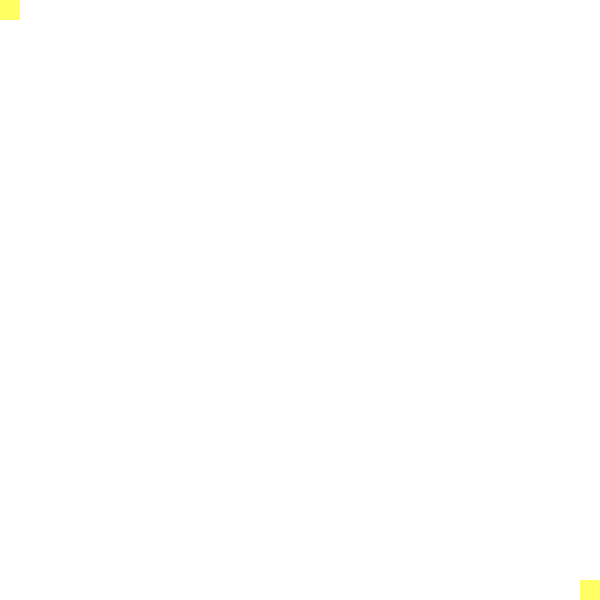
Frame 1 (no input)
Frame 60 (no input): identical to frame 1, image omitted
Frame 120 (the mouse pressed at the canvas centre since frame 60): identical to frame 1, image omitted

The p5.js sketch that drew this single still picture (run headless with seeded random() and noise() and a simulated clock; from frame 60 on, the mouse is pressed at the canvas centre):

// p5.js sketch
// ── sketch.js
//This code is subject to Copyright (c) 

let grid = [];
let inter;
let cols;
let rows;
let w = 20;
let side = 600;
let openSet = [];
let closedSet = [];
let start;
let end;
let path = [];
let d = false;
let a = true;
let index = 0;
let started = false;

function setup() {
    //perfect square!!
    createCanvas(side, side);
    cols = floor(width / w);
    rows = cols;

    for (let i = 0; i < cols; i++) {
        grid.push(new Array());
    }

    for (let j = 0; j < cols; j++) {
        for (let i = 0; i < rows; i++) {
            grid[i][j] = new Cell(i, j);
        }
    }

    for (let j = 0; j < cols; j++) {
        for (let i = 0; i < rows; i++) {
            grid[i][j].checkNeighbors();
        }
    }

    start = grid[0][0];
    openSet.push(start);
    end = grid[cols - 1][rows - 1];

    start.block = false;
    end.block = false;
}

function draw() {
    background(255);

    for (let j = 0; j < cols; j++) {
        for (let i = 0; i < rows; i++) {
            grid[i][j].show(color(255));
        }
    }

    for (let j = 0; j < cols; j++) {
        for (let i = 0; i < rows; i++) {
            grid[i][j].update();
        }
    }

    for (let i = 0; i < openSet.length; i++) {
        openSet[i].show(color(153, 51, 255));
    }

    for (let i = 0; i < closedSet.length; i++) {
        closedSet[i].show(color(51, 204, 255));
    }

    end.show(color(255, 0, 0));

    if (d) {
        if (openSet.length !== 0) {
            let l = 0;
            for (let i = 0; i < openSet.length; i++) {
                if (openSet[i].f < openSet[l].f) {
                    l = i;
                }
            }

            let current = openSet[l];

            if (current === end) {
                console.log("complete");
                path = [];
                let previous = current;
                path.push(previous);
                while (previous.cameFrom) {
                    path.push(previous.cameFrom);
                    previous = previous.cameFrom;
                }
                constr();
                noLoop();
            }

            openSet.splice(l, 1);
            closedSet.push(current);

            for (let neighbor of current.nearby) {
                if (!closedSet.includes(neighbor) && !neighbor.block) {
                    let tempG = current.g + 1;

                    if (openSet.includes(neighbor)) {
                        if (tempG < neighbor.g) {
                            neighbor.g = tempG;
                        }
                    } else {
                        neighbor.g = tempG;
                        openSet.push(neighbor);
                        neighbor.a = neighbor.i * w + 10;
                        neighbor.b = neighbor.j * w + 10;
                        neighbor.c = w - 20;
                    }

                    neighbor.h = heuristic(neighbor, end);
                    neighbor.f = neighbor.h + neighbor.g;
                    neighbor.cameFrom = current;
                }
            }
        } else {
            noLoop();
            console.log("no optimal path was found");
            alert("No optimal path was found...")
        }
    }


    start.show(color(255, 255, 100));
    end.show(color(255, 255, 100));

    start.block = false;
    end.block = false;
};

function keyPressed() {
    if (keyCode === 68) {
        d = !d;
        started = true;
    }
    if (keyCode === 65) {
        a = !a;
    }
    if (keyCode === 67) {
        clearBoard();
        started = false;
    }
    if (keyCode === 82) {
        randomGen();
    }
}

function mousePressed() {
    for (let j = 0; j < cols; j++) {
        for (let i = 0; i < rows; i++) {
            let x = grid[i][j].i * w;
            let y = grid[i][j].j * w;
            if (mouseX > x && mouseX < x + w && mouseY > y && mouseY < y + w) {
                if (!d && !openSet.includes(grid[i][j]) && !closedSet.includes(grid[i][j])) {
                    if (a) {
                        if (!grid[i][j].block) {
                            grid[i][j].x = grid[i][j].i * w + 10;
                            grid[i][j].y = grid[i][j].j * w + 10;
                            grid[i][j].w = w - 20;
                        }
                        grid[i][j].block = true;
                    } else {
                        grid[i][j].block = false;
                    }
                }
            }
        }
    }
}

function mouseDragged() {
    for (let j = 0; j < cols; j++) {
        for (let i = 0; i < rows; i++) {
            let x = grid[i][j].i * w;
            let y = grid[i][j].j * w;
            if (mouseX > x && mouseX < x + w && mouseY > y && mouseY < y + w) {
                if (!d && !openSet.includes(grid[i][j]) && !closedSet.includes(grid[i][j])) {
                    if (a) {
                        if (!grid[i][j].block) {
                            grid[i][j].x = grid[i][j].i * w + 10;
                            grid[i][j].y = grid[i][j].j * w + 10;
                            grid[i][j].w = w - 20;
                        }
                        grid[i][j].block = true;
                    } else {
                        grid[i][j].block = false;
                    }
                }
            }
        }
    }
}

function heuristic(a, b) {
    return (abs(a.i - b.i) + abs(a.j - b.j));
}

function reconstruct() {
    for (let i = 0; i < index; i++) {
        path[i].show(color(255, 255, 100));
    }

    index = min(index + 1, path.length);
}

function constr() {
    inter = setInterval(reconstruct, 10);
}

function clearBoard() {
    for (let j = 0; j < cols; j++) {
        for (let i = 0; i < rows; i++) {
            grid[i][j].block = false;
        }
    }
    start.show(color(255, 255, 100));
    end.show(color(255, 255, 100));
    d = false;
    index = 0;

    if (inter) {
        clearInterval(inter);
    }

    openSet = [start];
    closedSet = [];
    loop();
}

function randomGen() {
    for (let j = 0; j < cols; j++) {
        for (let i = 0; i < rows; i++) {
            if (!openSet.includes(grid[i][j]) && !closedSet.includes(grid[i][j])) {
                if (closedSet.length <= 1 && !d) {
                    grid[i][j].block = (random() < 0.3) ? true : false;
                }
                if (grid[i][j].block) {
                    grid[i][j].x = grid[i][j].i * w + 10;
                    grid[i][j].y = grid[i][j].j * w + 10;
                    grid[i][j].w = w - 20;
                }
            }
        }
    }
}
// ── cell.js
class Cell {
    constructor(i, j) {
        this.i = i;
        this.j = j; 
        this.f = 0;
        this.h = 0;
        this.g = 0;
        this.cameFrom = null;
        this.nearby = [];
        this.block = false;
        this.x = (this.i * w)+10;
        this.y = (this.j * w)+10;
        this.w = w-20;
        this.a = this.i * w;
        this.b = this.j * w;
        this.c = w;
    }
    
    show(colorToFill) {
        fill(colorToFill);
        //stroke(0);
        noStroke();
        rect(this.a, this.b, this.c, this.c);
        if (this.block) {
            fill(51, 51, 153);
            noStroke();
            rect(this.x, this.y, this.w, this.w);
        }
    }
    
    update() {
        if (this.x > this.i * w) {
            this.x--;
        }
        if (this.y > this.j * w) {
            this.y--;
        }
        if (this.a > this.i * w) {
            this.a--;
        }
        if (this.b > this.j * w) {
            this.b--;
        }
        if (this.w < w) {
            this.w += 2;
        }
        if (this.c < w) {
            this.c += 2;
        }
    }
    
    checkNeighbors() {
        if (this.i > 0) {
            this.nearby.push(grid[this.i-1][this.j]);
        }
        if (this.i < rows-1) {
            this.nearby.push(grid[this.i+1][this.j]);
        }
        if (this.j > 0) {
            this.nearby.push(grid[this.i][this.j-1]);
        }
        if (this.j < cols-1) {
            this.nearby.push(grid[this.i][this.j+1]);
        }
    }
}
